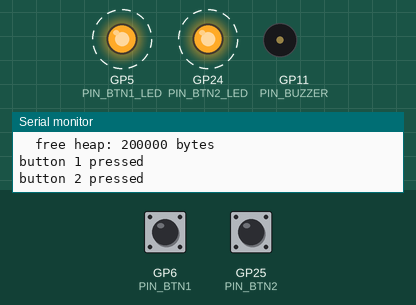
This sketch was run on a simulated Raspberry Pi Pico. On the bench: output pins drawn as LEDs (lit = HIGH), buzzer (waves = sounding, pin HIGH), the last lines printed to the serial monitor. Dashed ring = blinking. The test bench sets the inputs (shaded band); at power-on: GP6 (PIN_BTN1) LOW, GP25 (PIN_BTN2) LOW. Pins used as bus, display or sensor lines are not drawn.

Above: at 1.27 s.
1.3 s: GP6 (PIN_BTN1) pulled HIGH for 1 s
At 2.45 s:
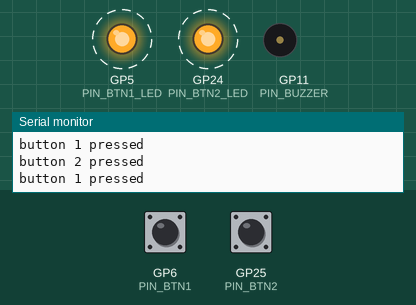
4.3 s: GP25 (PIN_BTN2) pulled HIGH for 3.2 s
At 8.18 s:
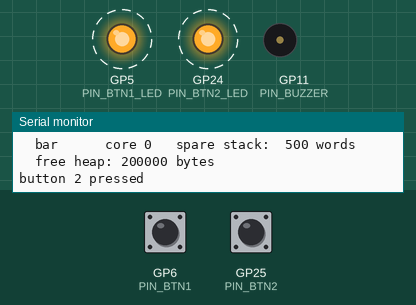
9.1 s: GP25 (PIN_BTN2) pulled HIGH for 1 s
At 11.18 s:
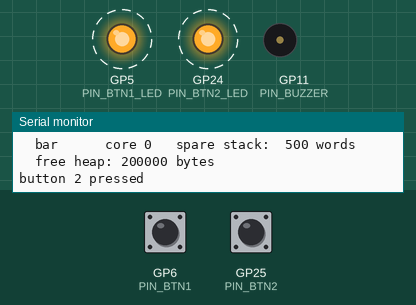
12.1 s: GP6 (PIN_BTN1) pulled HIGH for 3.2 s
At 16.28 s:
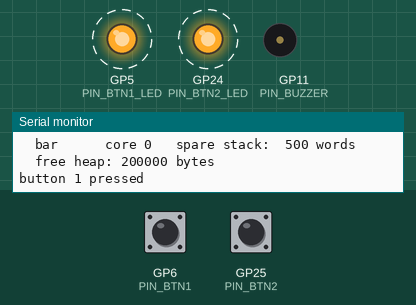
Timing chart, 0 to 17.8 s (numbered marks = the images above; inputs shaded):
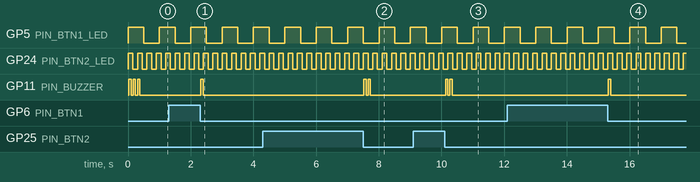

The sketch:

rtos_test.ino
```cpp
// rtos_test.ino - small FreeRTOS test on one Team 7 box (no radio).
//
// Arduino IDE: Tools > Board > Adafruit Feather RP2040 RFM
//              Tools > Operating System > FreeRTOS SMP      <-- required
//
// What you should see:
//   - button 1 LED blinks slowly, button 2 LED blinks fast   (2 independent tasks)
//   - LED bar runs a chaser animation                       (another task)
//   - press a button -> short beep (button task -> queue -> buzzer task)
//   - every 5 s the Serial Monitor (115200) prints each task's CPU core and spare stack
//
// Rules this sketch follows (keep them in the real firmware too):
//   1. Each piece of hardware is used by ONE task only.
//   2. Tasks talk through queues, not shared variables.
//   3. Use vTaskDelay()/delay() to wait - they let other tasks run. Never spin in a loop.
//   4. Serial output goes through logf(), which holds a mutex so lines don't get mixed.

#include <FreeRTOS.h>
#include <task.h>
#include <queue.h>
#include <semphr.h>
#include "pins.h"
#include "ledbar.h"

// ------------------------------------------------------------------ shared
SemaphoreHandle_t logMutex;
QueueHandle_t qPresses;          // button task -> buzzer task: which button (1 or 2)

TaskHandle_t hBlink1, hBlink2, hButtons, hBuzzer, hBar;

// Each task writes the CPU core it last ran on (RP2040 has 2 cores; FreeRTOS SMP uses both).
enum { T_BLINK1, T_BLINK2, T_BUTTONS, T_BUZZER, T_BAR, T_COUNT };
volatile int taskCore[T_COUNT] = {-1, -1, -1, -1, -1};

void logf(const char* fmt, ...) {
  char buf[160];
  va_list ap;
  va_start(ap, fmt);
  vsnprintf(buf, sizeof buf, fmt, ap);
  va_end(ap);
  xSemaphoreTake(logMutex, portMAX_DELAY);
  Serial.println(buf);
  xSemaphoreGive(logMutex);
}

// ------------------------------------------------------------------ tasks
// Two blink tasks at different speeds: proof that tasks run independently.
struct BlinkCfg { int pin; int ms; int slot; };
BlinkCfg blink1 = {PIN_BTN1_LED, 500, T_BLINK1};
BlinkCfg blink2 = {PIN_BTN2_LED, 150, T_BLINK2};

void blinkTask(void* arg) {
  BlinkCfg* c = (BlinkCfg*)arg;
  pinMode(c->pin, OUTPUT);
  for (;;) {
    taskCore[c->slot] = rp2040.cpuid();
    digitalWrite(c->pin, HIGH);
    vTaskDelay(pdMS_TO_TICKS(c->ms));
    digitalWrite(c->pin, LOW);
    vTaskDelay(pdMS_TO_TICKS(c->ms));
  }
}

// Polls both buttons every 10 ms, debounces, sends each new press into the queue.
void buttonTask(void*) {
  pinMode(PIN_BTN1, INPUT);       // Grove LED Button has its own pull-up
  pinMode(PIN_BTN2, INPUT);
  const int pins[2] = {PIN_BTN1, PIN_BTN2};
  int stable[2] = {HIGH, HIGH}, count[2] = {0, 0};
  for (;;) {
    taskCore[T_BUTTONS] = rp2040.cpuid();
    for (int i = 0; i < 2; i++) {
      int raw = digitalRead(pins[i]);
      if (raw != stable[i]) {
        if (++count[i] >= 3) {               // same new value 3 times (30 ms) = real change
          stable[i] = raw;
          count[i] = 0;
          if (raw == LOW) {
            int which = i + 1;
            xQueueSend(qPresses, &which, 0);  // don't block if the queue is full
            logf("button %d pressed", which);
          }
        }
      } else {
        count[i] = 0;
      }
    }
    vTaskDelay(pdMS_TO_TICKS(10));
  }
}

// Owns the buzzer. Waits (sleeping, no CPU) until a press arrives.
void buzzerTask(void*) {
  pinMode(PIN_BUZZER, OUTPUT);
  digitalWrite(PIN_BUZZER, LOW);
  int which;
  for (;;) {
    if (xQueueReceive(qPresses, &which, portMAX_DELAY) == pdTRUE) {
      taskCore[T_BUZZER] = rp2040.cpuid();
      for (int k = 0; k < which; k++) {       // button 1 = 1 beep, button 2 = 2 beeps
        digitalWrite(PIN_BUZZER, HIGH);
        vTaskDelay(pdMS_TO_TICKS(70));
        digitalWrite(PIN_BUZZER, LOW);
        vTaskDelay(pdMS_TO_TICKS(70));
      }
    }
  }
}

// Owns the LED bar. A dot runs back and forth.
void barTask(void*) {
  barBegin();
  int pos = 0, dir = 1;
  uint8_t v[10];
  for (;;) {
    taskCore[T_BAR] = rp2040.cpuid();
    for (int i = 0; i < 10; i++) v[i] = 0;
    v[pos] = 80;
    if (pos - dir >= 0 && pos - dir < 10) v[pos - dir] = 12;   // faint tail
    barShow(v);
    pos += dir;
    if (pos == 9 || pos == 0) dir = -dir;
    vTaskDelay(pdMS_TO_TICKS(80));
  }
}

// ------------------------------------------------------------------ setup / loop
void setup() {
  Serial.begin(115200);
  unsigned long t0 = millis();
  while (!Serial && millis() - t0 < 4000) delay(10);

  logMutex = xSemaphoreCreateMutex();
  qPresses = xQueueCreate(8, sizeof(int));

  // xTaskCreate(function, name, stack size in 32-bit words, argument, priority, handle)
  // Higher number = higher priority. setup()/loop() itself runs at priority 1 on core 0.
  xTaskCreate(blinkTask,  "blink1",  512, &blink1, 1, &hBlink1);
  xTaskCreate(blinkTask,  "blink2",  512, &blink2, 1, &hBlink2);
  xTaskCreate(buttonTask, "buttons", 768, nullptr, 3, &hButtons);   // highest: never miss a press
  xTaskCreate(buzzerTask, "buzzer",  512, nullptr, 2, &hBuzzer);
  xTaskCreate(barTask,    "bar",     512, nullptr, 1, &hBar);

  logf("=== Team 7 FreeRTOS test ===");
  logf("Button 1 LED slow, button 2 LED fast, bar animating. Press a button to beep.");
}

// loop() is also a task. Here it reports on the others every 5 s.
void loop() {
  struct { TaskHandle_t h; const char* name; int slot; } t[] = {
    {hBlink1, "blink1", T_BLINK1}, {hBlink2, "blink2", T_BLINK2}, {hButtons, "buttons", T_BUTTONS},
    {hBuzzer, "buzzer", T_BUZZER}, {hBar, "bar", T_BAR}};
  logf("--- tasks (loop() is on core %d) ---", (int)rp2040.cpuid());
  for (auto& x : t) {
    int c = taskCore[x.slot];
    if (c < 0) logf("  %-8s core -   spare stack: %4u words  (hasn't run yet)", x.name,
                    (unsigned)uxTaskGetStackHighWaterMark(x.h));
    else       logf("  %-8s core %d   spare stack: %4u words", x.name, c,
                    (unsigned)uxTaskGetStackHighWaterMark(x.h));
  }
  logf("  free heap: %d bytes", (int)rp2040.getFreeHeap());
  delay(5000);   // delay() also yields to other tasks under FreeRTOS
}
```

ledbar.h
```cpp
// ledbar.h - Grove LED Bar v2 (MY9221) driver, no library needed.
// Protocol: 16-bit command word, 12 x 16-bit channel words (10 LEDs + 2 unused), latch.
// Call these from ONE task only (it's not thread-safe, like every Arduino driver).
#pragma once
#include <Arduino.h>
#include "pins.h"

inline void barWord(uint16_t w) {
  for (int i = 0; i < 16; i++) {
    digitalWrite(PIN_BAR_DATA, (w & 0x8000) ? HIGH : LOW);
    delayMicroseconds(1);
    digitalWrite(PIN_BAR_CLOCK, (i & 1) ? LOW : HIGH);   // data is taken on every clock edge
    delayMicroseconds(1);
    w <<= 1;
  }
}

// v[0..9] = brightness 0..255 per segment, v[0] = green end
inline void barShow(const uint8_t* v) {
  barWord(0x0000);                          // command: 8-bit grayscale
  for (int i = 0; i < 10; i++) barWord(v[i]);
  barWord(0); barWord(0);                   // 2 unused channels
  digitalWrite(PIN_BAR_DATA, LOW);          // latch: hold > 220 us, then 4 data pulses
  delayMicroseconds(300);
  for (int i = 0; i < 4; i++) {
    digitalWrite(PIN_BAR_DATA, HIGH); delayMicroseconds(1);
    digitalWrite(PIN_BAR_DATA, LOW);  delayMicroseconds(1);
  }
  delayMicroseconds(10);
}

inline void barBegin() {
  pinMode(PIN_BAR_CLOCK, OUTPUT); pinMode(PIN_BAR_DATA, OUTPUT);
  digitalWrite(PIN_BAR_CLOCK, LOW); digitalWrite(PIN_BAR_DATA, LOW);
  delayMicroseconds(500);
}

// Light the first n segments (0..10). Dim by default: the full-bright bar draws >100 mA.
inline void barLevel(int n, uint8_t brightness = 60) {
  uint8_t v[10];
  for (int i = 0; i < 10; i++) v[i] = (i < n) ? brightness : 0;
  barShow(v);
}
```

pins.h
```cpp
// pins.h - Team 7 box wiring (Adafruit Feather RP2040 RFM). Same on every box.
// All Grove modules: red -> 3V, black -> GND. Never USB/BAT (5 V would reach the RP2040 pins).
#pragma once

#define PIN_BAR_CLOCK 9      // LED Bar v2.1  white
#define PIN_BAR_DATA  10     // LED Bar v2.1  yellow
#define PIN_BUZZER    11     // Buzzer        yellow
#define PIN_SWITCH    12     // Switch(P)     yellow  (CARRY / DEPLOY)
#define PIN_BTN1_LED  5      // LED Button 1  yellow / SIG1 (LED)
#define PIN_BTN1      6      // LED Button 1  white  / SIG2 (button: HIGH idle, LOW pressed)
#define PIN_BTN2_LED  24     // LED Button 2  yellow / SIG1 (LED)
#define PIN_BTN2      25     // LED Button 2  white  / SIG2

// Radio (fixed on the board): RFM95 on SPI, CS 16, RST 17, DIO0 21
// I2C (STEMMA QT) = Wire (SDA 2, SCL 3): SHT41 0x44, ESP32-S3 screen board 0x42
// TX/RX (GPIO 0/1) are left free for your own digital I/O
```

Measured:
- after the input at 1.3 s, GP11 (PIN_BUZZER): LOW → HIGH after 1.0 s, → LOW 0.07 s later
- after the input at 4.3 s, GP11 (PIN_BUZZER): alternates HIGH for 0.07 s and LOW for 0.07 s, 4 changes in all, then stays LOW, starting after 3.2 s
- after the input at 9.1 s, GP11 (PIN_BUZZER): alternates HIGH for 0.07 s and LOW for 0.07 s, 4 changes in all, then stays LOW, starting after 1.0 s
- after the input at 12.1 s, GP11 (PIN_BUZZER): LOW → HIGH after 3.2 s, → LOW 0.07 s later
- by itself, GP5 (PIN_BTN1_LED): alternates HIGH for 0.50 s and LOW for 0.50 s
- by itself, GP24 (PIN_BTN2_LED): alternates HIGH for 0.15 s and LOW for 0.15 s
- by itself, GP11 (PIN_BUZZER): alternates HIGH for 0.07 s and LOW for 0.07 s, 6 changes in all, then stays LOW
